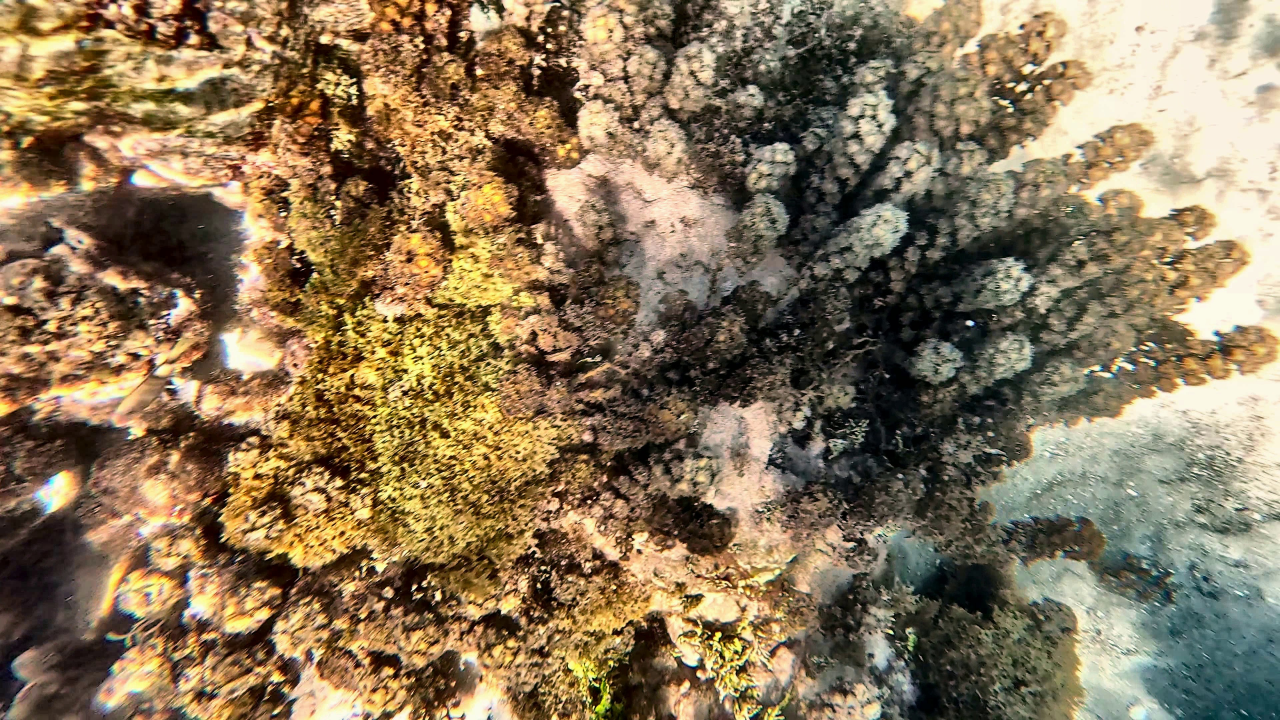
#> input picture 05_temporel_mediane/comparaison_1_originale.jpg, 3840 x 2160 px, found by its file name (shown at 1/3 size)
$ python test_filters.py
#> lines starting #> are read from the running program, lines starting #| are printed output that depends on the picture
import cv2
import numpy as np

def test_filters(img_path):
#> called with img_path = 'comparaison_1_originale.jpg'
    img = cv2.imread(img_path)
#> img is the input picture: shape (2160, 3840, 3); mean B, G, R 88.4, 117.8, 137.1
    if img is None:
        return

    h, w = img.shape[:2]
#> h = 2160; w = 3840
    # Redimensionner pour le test (plus rapide et plus facile à afficher côté par côté)
    scale = 0.4
    img = cv2.resize(img, (0, 0), fx=scale, fy=scale)
#> img: shape (864, 1536, 3)

    # 1. Base (Original)
    res1 = img.copy()
    cv2.putText(res1, "1. Original", (20, 50), cv2.FONT_HERSHEY_SIMPLEX, 1.5, (0, 0, 255), 3)
#> res1: shape (864, 1536, 3); mean B, G, R 88.2, 117.6, 137.3

    # 2. CLAHE sur luminosité (LAB)
    lab = cv2.cvtColor(img, cv2.COLOR_BGR2LAB)
#> lab: shape (864, 1536, 3); mean of channels 0, 1, 2 125.9, 131.8, 146.5
    l, a, b = cv2.split(lab)
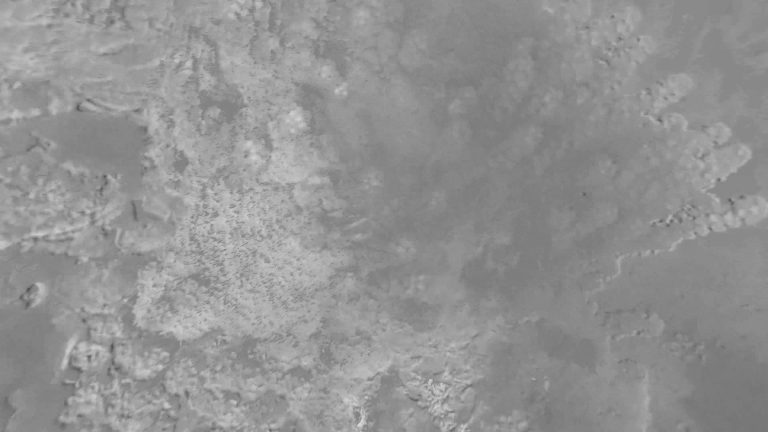
#> b: shape (864, 1536) (shown at 1/2 size); min 72, max 219, mean 146.5
    clahe = cv2.createCLAHE(clipLimit=2.0, tileGridSize=(8,8))
    l_clahe = clahe.apply(l)
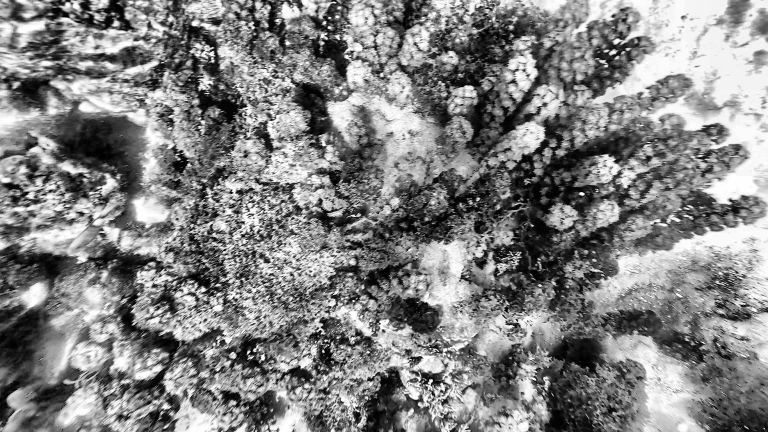
#> l_clahe: shape (864, 1536) (shown at 1/2 size); min 0, max 255, mean 130.5
    lab_clahe = cv2.merge((l_clahe, a, b))
#> lab_clahe: shape (864, 1536, 3); mean of channels 0, 1, 2 130.5, 131.8, 146.5
    res2 = cv2.cvtColor(lab_clahe, cv2.COLOR_LAB2BGR)
    cv2.putText(res2, "2. CLAHE", (20, 50), cv2.FONT_HERSHEY_SIMPLEX, 1.5, (0, 0, 255), 3)
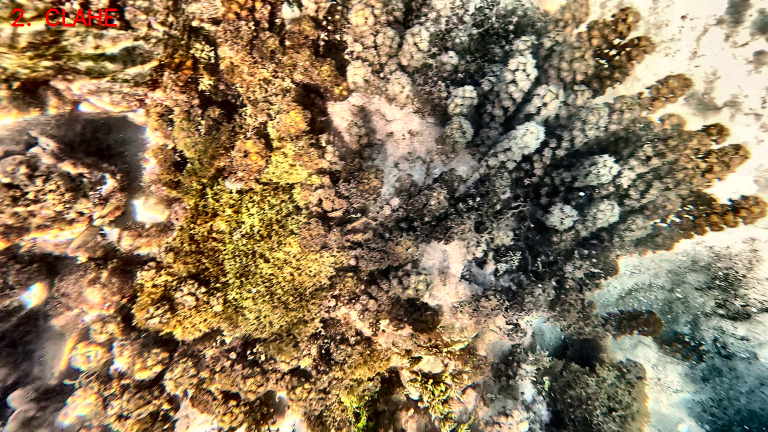
#> res2: shape (864, 1536, 3) (shown at 1/2 size); mean B, G, R 93, 122.4, 141.7

    # 3. Bilateral Filter fort (enlève le bruit HF en gardant les bords)
    res3 = cv2.bilateralFilter(img, d=15, sigmaColor=80, sigmaSpace=80)
    cv2.putText(res3, "3. Bilateral Filter", (20, 50), cv2.FONT_HERSHEY_SIMPLEX, 1.5, (0, 0, 255), 3)
#> res3: shape (864, 1536, 3); mean B, G, R 88, 117.4, 137.5

    # 4. Illumination Substraction (Fond estimé par grande ouverture)
    # Convertir en float
    img_float = img.astype(np.float32) / 255.0
    hsv_float = cv2.cvtColor(img_float, cv2.COLOR_BGR2HSV)
#> hsv_float: shape (864, 1536, 3) float32; mean H, S, V 55.8, 0.4, 0.5
    v = hsv_float[:, :, 2]
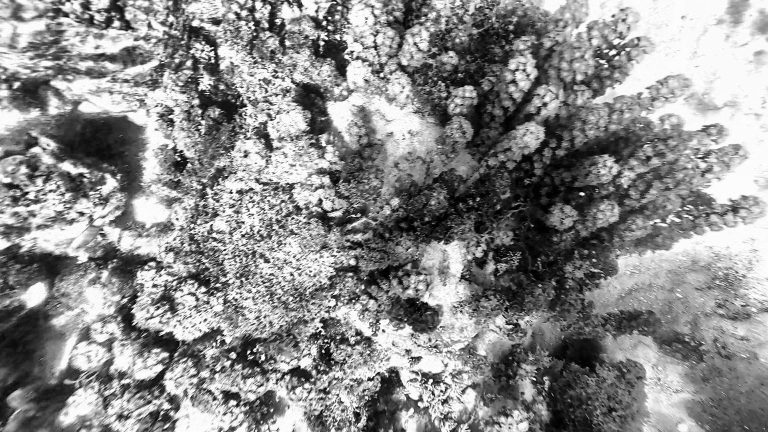
#> v: shape (864, 1536) float32 (shown at 1/2 size); min 0, max 1, mean 0.547
    # Estimer le fond en ouvrant (enlève les reflets brillants fins)
    kernel = cv2.getStructuringElement(cv2.MORPH_ELLIPSE, (31, 31))
    background_v = cv2.morphologyEx(v, cv2.MORPH_OPEN, kernel)
    # Remplacer la luminance
    hsv_float[:, :, 2] = background_v
#> hsv_float: shape (864, 1536, 3) float32; mean H, S, V 55.8, 0.4, 0.3
    res4 = cv2.cvtColor(hsv_float, cv2.COLOR_HSV2BGR)
    res4 = (res4 * 255).astype(np.uint8)
    # Recouvrir un peu de la couleur / contraste perdu
    res4 = cv2.addWeighted(res4, 1.2, np.zeros_like(res4), 0, 0)
    cv2.putText(res4, "4. Illumination Sub.", (20, 50), cv2.FONT_HERSHEY_SIMPLEX, 1.5, (0, 0, 255), 3)
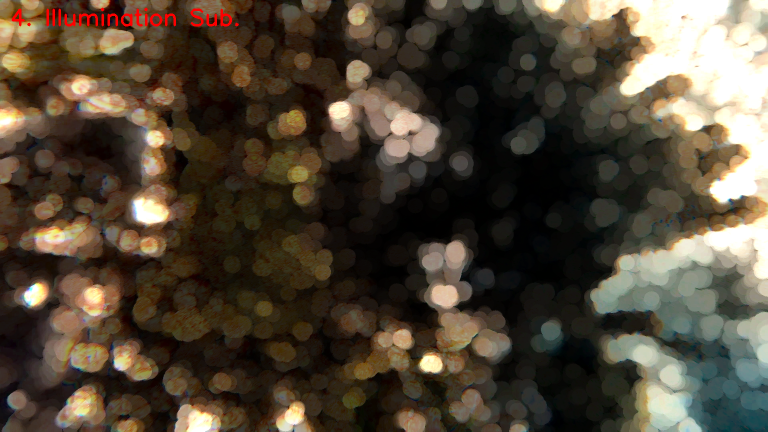
#> res4: shape (864, 1536, 3) (shown at 1/2 size); mean B, G, R 54.5, 69.4, 80.1

    # Assembler l'image en 2x2
    top = np.hstack((res1, res2))
    bottom = np.hstack((res3, res4))
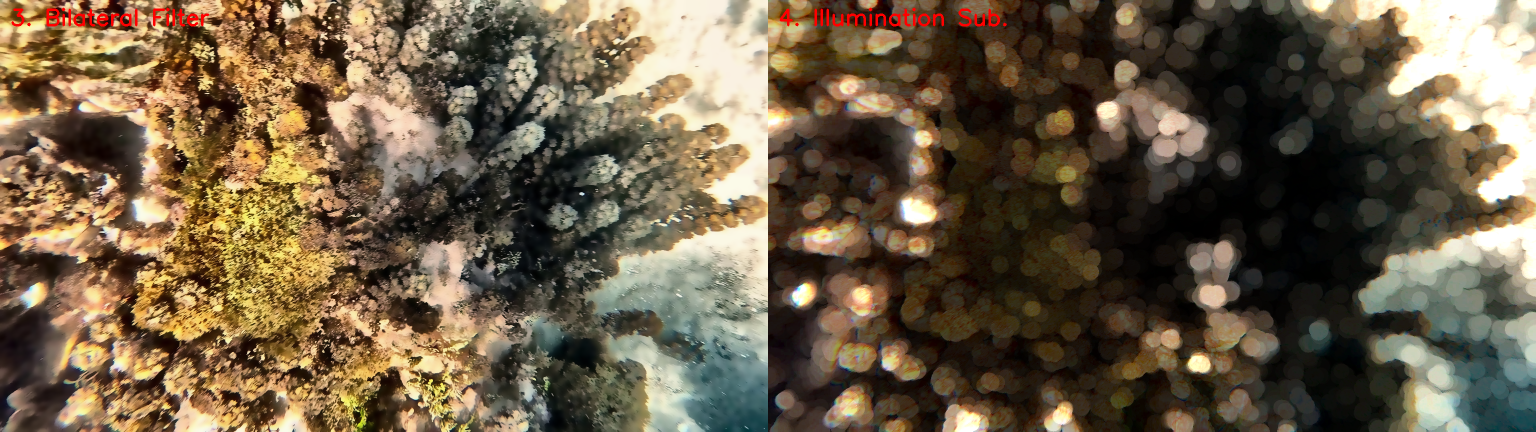
#> bottom: shape (864, 3072, 3) (shown at 1/2 size); mean B, G, R 71.2, 93.4, 108.8
    grid = np.vstack((top, bottom))
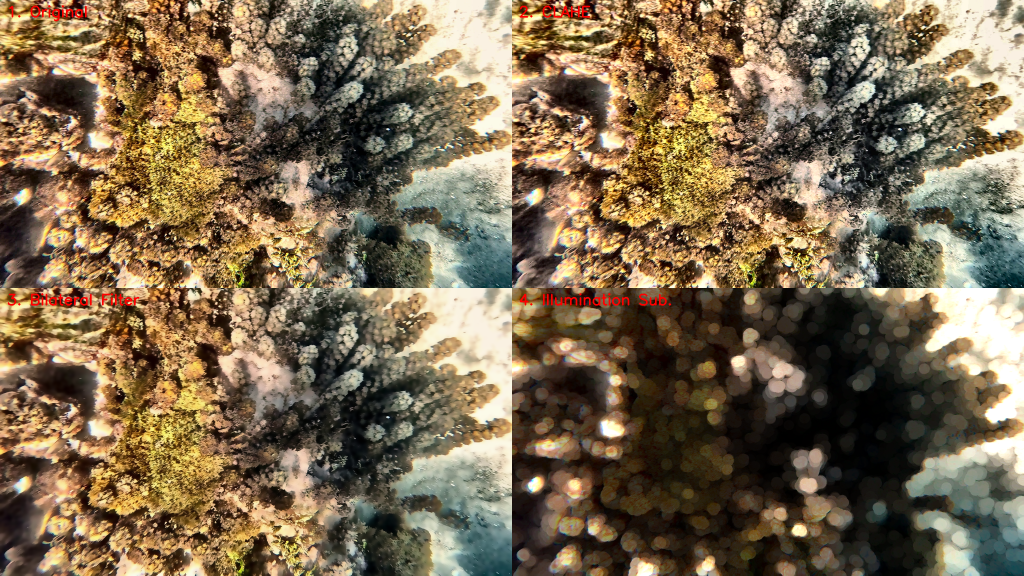
#> grid: shape (1728, 3072, 3) (shown at 1/3 size); mean B, G, R 80.9, 106.7, 124.2

    cv2.imwrite("comparaison_grid.jpg", grid)

if __name__ == "__main__":
    test_filters("comparaison_1_originale.jpg")
